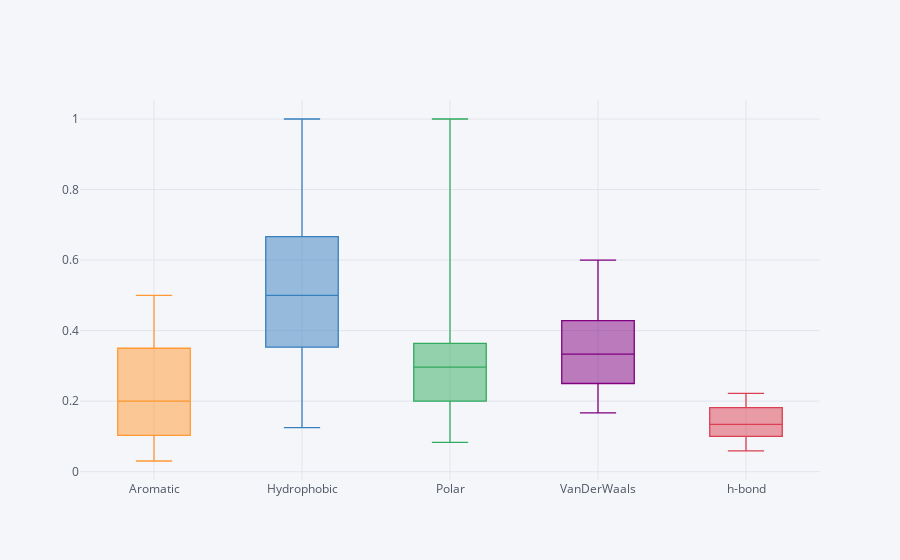

Notebook cell for this chart:
### Code cell
df.iplot(kind='box', legend=False)

### Figure 1 — Plotly figure (JSON) as saved in the notebook; plotly's stock layout.template omitted (floating-point values rounded to 4 significant figures; data arrays with more than 128 entries replaced by an {"elided": "..."} marker saying what was removed)
{"data": [{"boxpoints": false, "line": {"width": 1.3}, "marker": {"color": "rgba(255, 153, 51, 1.0)"}, "name": "Aromatic", "orientation": "v", "type": "box", "uid": "cb05178c-d574-4d48-981e-e82d832627c9", "y": {"elided": "184 float values"}}, {"boxpoints": false, "line": {"width": 1.3}, "marker": {"color": "rgba(55, 128, 191, 1.0)"}, "name": "Hydrophobic", "orientation": "v", "type": "box", "uid": "320b8320-061b-479a-acdc-411af5ed6f8f", "y": {"elided": "184 float values"}}, {"boxpoints": false, "line": {"width": 1.3}, "marker": {"color": "rgba(50, 171, 96, 1.0)"}, "name": "Polar", "orientation": "v", "type": "box", "uid": "138cedb5-e740-4de2-a557-5a8e9980e46a", "y": {"elided": "184 float values"}}, {"boxpoints": false, "line": {"width": 1.3}, "marker": {"color": "rgba(128, 0, 128, 1.0)"}, "name": "VanDerWaals", "orientation": "v", "type": "box", "uid": "4d59bb31-6294-4cc1-b4f9-2a92a40060f7", "y": {"elided": "184 float values"}}, {"boxpoints": false, "line": {"width": 1.3}, "marker": {"color": "rgba(219, 64, 82, 1.0)"}, "name": "h-bond", "orientation": "v", "type": "box", "uid": "607d21a3-d111-41f7-ae2e-10c195372da5", "y": {"elided": "184 float values"}}], "layout": {"legend": {"bgcolor": "#F5F6F9", "font": {"color": "#4D5663"}}, "paper_bgcolor": "#F5F6F9", "plot_bgcolor": "#F5F6F9", "showlegend": false, "title": {"font": {"color": "#4D5663"}}, "xaxis": {"gridcolor": "#E1E5ED", "showgrid": true, "tickfont": {"color": "#4D5663"}, "title": {"font": {"color": "#4D5663"}, "text": ""}, "zerolinecolor": "#E1E5ED"}, "yaxis": {"gridcolor": "#E1E5ED", "showgrid": true, "tickfont": {"color": "#4D5663"}, "title": {"font": {"color": "#4D5663"}, "text": ""}, "zerolinecolor": "#E1E5ED"}}}
